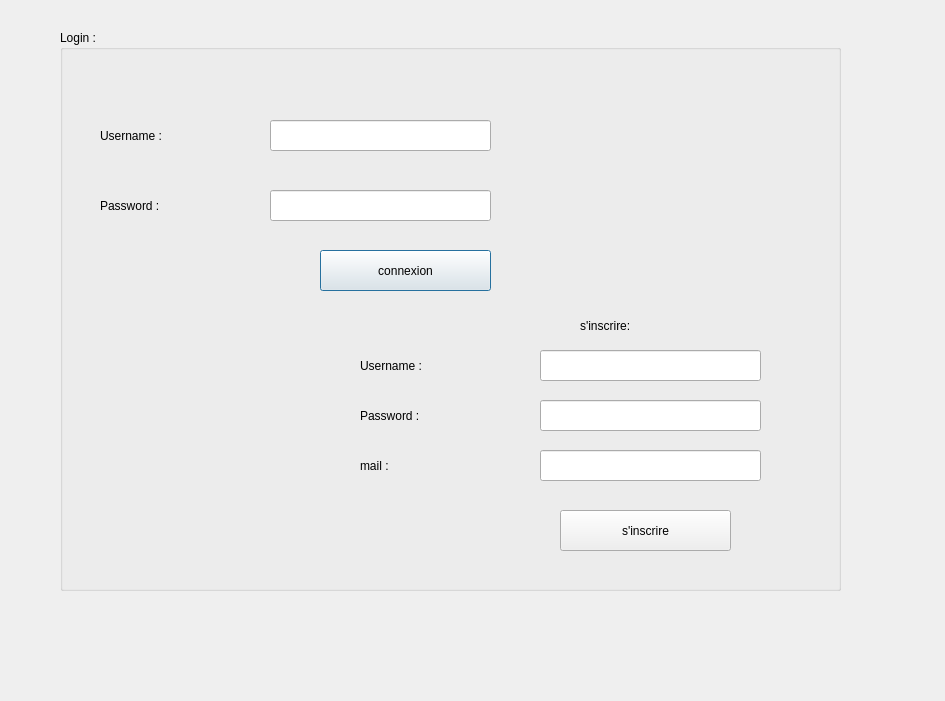
<?xml version="1.0" encoding="UTF-8"?>
<ui version="4.0">
 <class>login</class>
 <widget class="QDialog" name="login">
  <property name="geometry">
   <rect>
    <x>0</x>
    <y>0</y>
    <width>945</width>
    <height>701</height>
   </rect>
  </property>
  <property name="windowTitle">
   <string>Dialog</string>
  </property>
  <widget class="QGroupBox" name="groupBox">
   <property name="geometry">
    <rect>
     <x>60</x>
     <y>30</y>
     <width>781</width>
     <height>561</height>
    </rect>
   </property>
   <property name="styleSheet">
    <string notr="true">font: 75 12pt &quot;MS Shell Dlg 2&quot;;
font: 75 16pt &quot;Tekton Pro Ext&quot;;
font: 75 italic 16pt &quot;MS Serif&quot;;</string>
   </property>
   <property name="title">
    <string>Login :</string>
   </property>
   <widget class="QLabel" name="label">
    <property name="geometry">
     <rect>
      <x>40</x>
      <y>80</y>
      <width>181</width>
      <height>51</height>
     </rect>
    </property>
    <property name="text">
     <string>Username :</string>
    </property>
   </widget>
   <widget class="QLabel" name="label_2">
    <property name="geometry">
     <rect>
      <x>300</x>
      <y>360</y>
      <width>181</width>
      <height>51</height>
     </rect>
    </property>
    <property name="text">
     <string>Password :</string>
    </property>
   </widget>
   <widget class="QLineEdit" name="id">
    <property name="geometry">
     <rect>
      <x>210</x>
      <y>90</y>
      <width>221</width>
      <height>31</height>
     </rect>
    </property>
   </widget>
   <widget class="QLineEdit" name="mdp">
    <property name="geometry">
     <rect>
      <x>210</x>
      <y>160</y>
      <width>221</width>
      <height>31</height>
     </rect>
    </property>
   </widget>
   <widget class="QPushButton" name="connexion">
    <property name="geometry">
     <rect>
      <x>260</x>
      <y>220</y>
      <width>171</width>
      <height>41</height>
     </rect>
    </property>
    <property name="text">
     <string>connexion</string>
    </property>
   </widget>
   <widget class="QLabel" name="label_3">
    <property name="geometry">
     <rect>
      <x>520</x>
      <y>270</y>
      <width>181</width>
      <height>51</height>
     </rect>
    </property>
    <property name="text">
     <string>s'inscrire:</string>
    </property>
   </widget>
   <widget class="QPushButton" name="inscrire">
    <property name="geometry">
     <rect>
      <x>500</x>
      <y>480</y>
      <width>171</width>
      <height>41</height>
     </rect>
    </property>
    <property name="text">
     <string>s'inscrire</string>
    </property>
   </widget>
   <widget class="QLineEdit" name="mail">
    <property name="geometry">
     <rect>
      <x>480</x>
      <y>420</y>
      <width>221</width>
      <height>31</height>
     </rect>
    </property>
   </widget>
   <widget class="QLineEdit" name="mdp_3">
    <property name="geometry">
     <rect>
      <x>480</x>
      <y>370</y>
      <width>221</width>
      <height>31</height>
     </rect>
    </property>
   </widget>
   <widget class="QLineEdit" name="id_3">
    <property name="geometry">
     <rect>
      <x>480</x>
      <y>320</y>
      <width>221</width>
      <height>31</height>
     </rect>
    </property>
   </widget>
   <widget class="QLabel" name="label_4">
    <property name="geometry">
     <rect>
      <x>300</x>
      <y>310</y>
      <width>181</width>
      <height>51</height>
     </rect>
    </property>
    <property name="text">
     <string>Username :</string>
    </property>
   </widget>
   <widget class="QLabel" name="label_5">
    <property name="geometry">
     <rect>
      <x>40</x>
      <y>150</y>
      <width>181</width>
      <height>51</height>
     </rect>
    </property>
    <property name="text">
     <string>Password :</string>
    </property>
   </widget>
   <widget class="QLabel" name="label_6">
    <property name="geometry">
     <rect>
      <x>300</x>
      <y>410</y>
      <width>181</width>
      <height>51</height>
     </rect>
    </property>
    <property name="text">
     <string>mail :</string>
    </property>
   </widget>
  </widget>
 </widget>
 <resources/>
 <connections/>
</ui>
